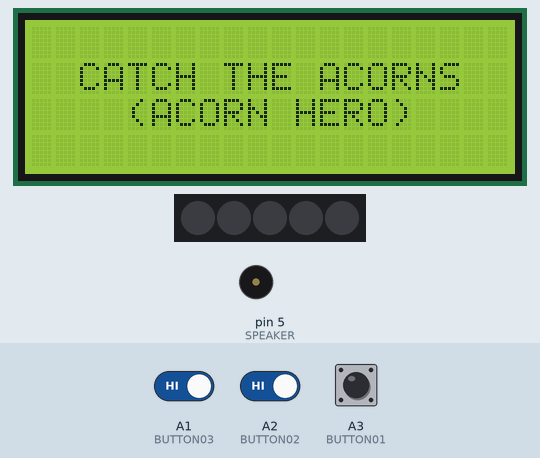
Simulated run of this sketch. Board: Arduino Uno, built with avr-gcc and run on an emulated ATmega328P. Parts: 20×4 character LCD, 5 RGB LEDs in strip order, left to right, buzzer (waves = sounding). The test bench sets the inputs (shaded band); at power-on: A1 (BUTTON03) HIGH, A2 (BUTTON02) HIGH, A3 (BUTTON01) HIGH. Dim RGB values are drawn brighter than linear; random numbers use the default seed unless the sketch sets one.

Above: at 1.0 s.
At 4.2 s:
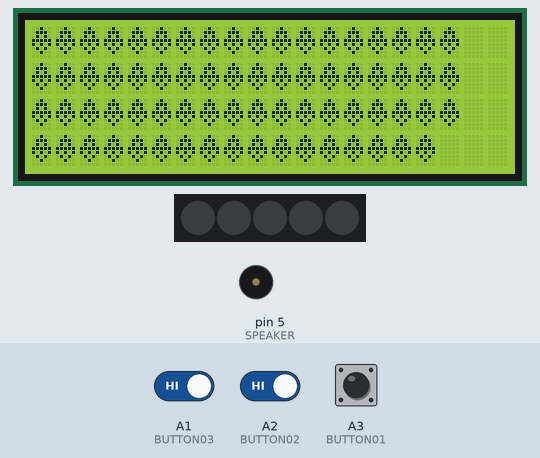
4.3 s: A1 (BUTTON03) driven LOW and A2 (BUTTON02) driven LOW
7.0 s: A1 (BUTTON03) driven HIGH
At 9.3 s:
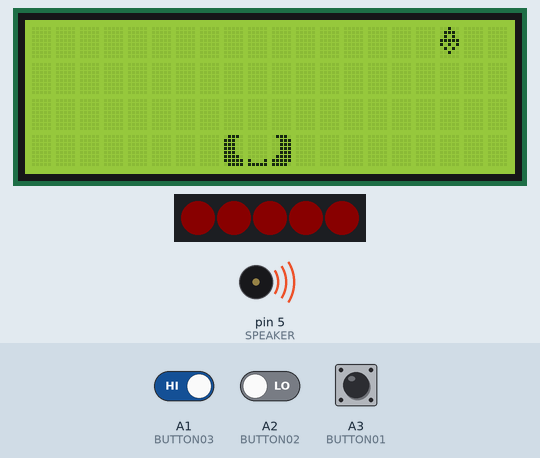
10.0 s: A2 (BUTTON02) driven HIGH
13.3 s: A3 (BUTTON01) pulled LOW for 1 s
At 15.8 s:
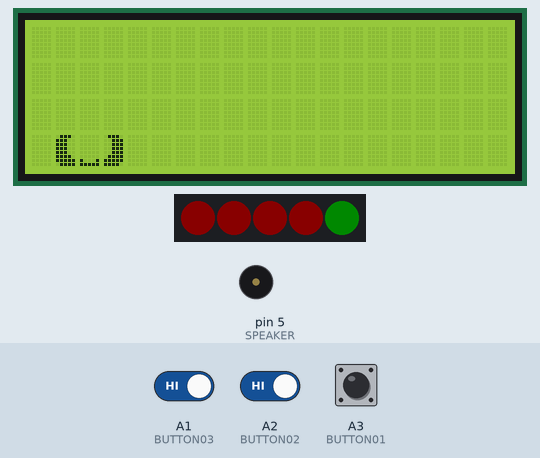
16.5 s: A1 (BUTTON03) driven LOW
At 19.9 s:
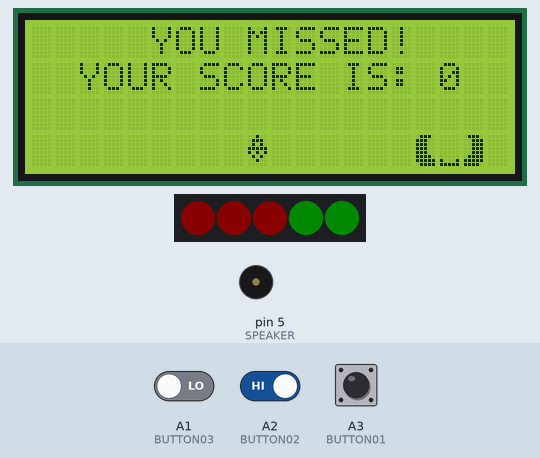
20.2 s: A2 (BUTTON02) driven LOW
At 22.54 s:
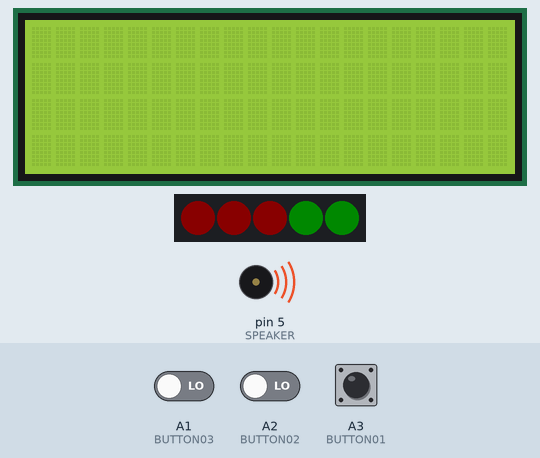
Timing chart, 0 to 28.0 s (numbered marks = the images above; inputs shaded):
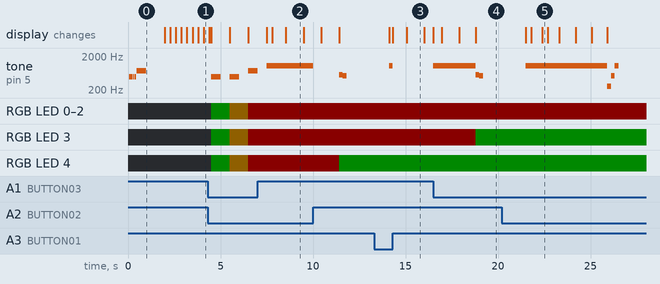

The sketch:

CatchTheAcorns.ino
```cpp
/*
   Catch the Acorns by Ben Lipsey www.varind.com 2016. This code is public domain, enjoy!
   https://github.com/varind/CatchTheAcorns

   Uses an Arduino, a 16x2 LCD, 3 buttons, 5 NeoPixels, and a piezo
*/
#include <EEPROM.h>
#include "pitches.h"
#include <LiquidCrystal.h>
LiquidCrystal lcd(4,5,6,7,8,9);

#define POTPIN A0
#define BUTTON01 A3
#define BUTTON02 A2
#define BUTTON03 A1
#define SPEAKER 5
#define LEDPIN 12
#define LEDCOUNT 5
#include <Adafruit_NeoPixel.h>
Adafruit_NeoPixel strip = Adafruit_NeoPixel(LEDCOUNT, LEDPIN, NEO_GRB + NEO_KHZ800);

long timer = 0;
byte x, lastX, basket, basketX, randNumber, randomCheck;
int y;
bool gameInit = false, cleared = false, createBasket = false;
byte score = 0, hScore = 0, miss = 0;
bool quiet = false;
int startSpeed, speedStep, speedStep2;


byte basketL[8] =
{
  B01110,
  B11100,
  B11100,
  B11100,
  B11100,
  B11110,
  B11111,
  B01111
};
byte basketM[8] =
{
  B00000,
  B00000,
  B00000,
  B00000,
  B00000,
  B00000,
  B10001,
  B11111
};
byte basketR[8] =
{
  B01110,
  B00111,
  B00111,
  B00111,
  B00111,
  B01111,
  B11111,
  B11110
};
byte apple[8] =
{
  B00100,
  B01110,
  B01010,
  B11111,
  B10101,
  B01010,
  B00100,
  B00000
};
byte appleB[8] =
{
  B00100,
  B01110,
  B01010,
  B11111,
  B10101,
  B01010,
  B10101,
  B11111
};

void setup() {
  Serial.begin(9600);
  lcd.begin(20, 4);
  pinMode(BUTTON01, INPUT);
  digitalWrite(BUTTON01, HIGH);
  pinMode(BUTTON02, INPUT);
  digitalWrite(BUTTON02, HIGH);
  pinMode(BUTTON03, INPUT);
  digitalWrite(BUTTON03, HIGH);
  randomSeed(analogRead(4));
  strip.begin();
  for (int q = 0; q < LEDCOUNT; q++) {
    strip.setPixelColor(q, 0, 0, 0);
  }
  strip.show();
  lcd.createChar(1, basketL);
  lcd.createChar(2, basketM);
  lcd.createChar(3, basketR);
  lcd.createChar(4, apple);
  lcd.createChar(5, appleB);
}


void loop() {
  game();
}


void game() {
  if (!gameInit) {
    newGame();
  }
  getInput();
  drawBaskets();
  acornDrop();
}

void newGame() {
  for (int q = 0; q < LEDCOUNT; q++) {
    strip.setPixelColor(q, 0, 0, 0);
  }
  strip.show();
  lcd.clear();
  newX();
  y = -1; basket = 1; basketX = 9; score = 0; miss = 0; startSpeed = 1000; speedStep = 10; speedStep2 = 2;
  gameInit = true;
  lcd.setCursor(2, 1);
  lcd.print("CATCH THE ACORNS");
  lcd.setCursor(2, 2);
  lcd.print("  (ACORN HERO)");
  if (digitalRead(BUTTON01) == LOW && digitalRead(BUTTON02) == LOW && digitalRead(BUTTON03) == LOW) {
    EEPROM.put(0, 0);
    lcd.setCursor(2, 3);
    lcd.print("HIGH SCORE RESET");
  }
  playIntro();
  for (int i = 0; i < 20; i++) {
    for (int j = 0; j < 4; j++) {
      lcd.setCursor(i, j);
      lcd.write(4);
      delay(30);
    }
  }
  lcd.clear();
  delay(100);
  lcd.setCursor(4, 1);
  lcd.print("READY ");
  for (int q = 0; q < LEDCOUNT; q++) {
    strip.setPixelColor(q, 0, 10, 0);
  }
  strip.show();
  if (!quiet) tone(SPEAKER, NOTE_B4, 500);
  delay(1000);
  lcd.print("SET ");
  for (int q = 0; q < LEDCOUNT; q++) {
    strip.setPixelColor(q, 15, 10, 0);
  }
  strip.show();
  if (!quiet) tone(SPEAKER, NOTE_B4, 500);
  delay(1000);
  lcd.print("GO!");

  for (int q = 0; q < LEDCOUNT; q++) {
    strip.setPixelColor(q, 10, 0, 0);
  }
  strip.show();
  if (!quiet) tone(SPEAKER, NOTE_FS5, 500);
  delay(1000);
  lcd.clear();
}

void getInput() {
  if (digitalRead(BUTTON01) == LOW) {
    basket = 0;
    basketX = 2;
    cleared = false;
    createBasket = false;
    playButton();
  }
  if (digitalRead(BUTTON02) == LOW) {
    basket = 1;
    basketX = 9;
    cleared = false;
    createBasket = false;
    playButton();
  }
  if (digitalRead(BUTTON03) == LOW) {
    basket = 2;
    basketX = 17;
    cleared = false;
    createBasket = false;
    playButton();
  }
}

void drawBaskets() {
  if (basket == 0) {
    clearBaskets();
    if (!createBasket) {
      lcd.setCursor(1, 3);
      lcd.write(1); lcd.write(2); lcd.write(3);
      createBasket = true;
    }
  }
  if (basket == 1) {
    clearBaskets();
    if (!createBasket) {
      lcd.setCursor(8, 3);
      lcd.write(1); lcd.write(2); lcd.write(3);
      createBasket = true;
    }
  }
  if (basket == 2) {
    clearBaskets();
    if (!createBasket) {
      lcd.setCursor(16, 3);
      lcd.write(1); lcd.write(2); lcd.write(3);
      createBasket = true;
    }
  }
}

void acornDrop(){

  if (timer + startSpeed < millis()) {
    startSpeed = startSpeed - speedStep;
    if (startSpeed < 100) startSpeed = 100;
    if (startSpeed < 500) speedStep = speedStep2;
    if (y == 1 || y == 2 || y == 3) {
      lcd.setCursor(x, y - 1);
      lcd.write(254);
    }
    if (y == -1 || y == 0) {
      lcd.setCursor(x, 3);
      lcd.write(254);
      cleared = false;
      clearBaskets();
      createBasket = false;
    }
    if (y >= 0) {
      lcd.setCursor(x, y);
      lcd.write(4);
    }
    if (x != basketX && y == 3) {
      miss++;
      for (int q = 0; q < miss; q++) {
        strip.setPixelColor(4 - q, 0, 10, 0);
      }
      strip.show();

      lcd.setCursor(5, 0);
      lcd.print("YOU MISSED!");
      lcd.setCursor(2, 1);
      lcd.print("YOUR SCORE IS: ");
      lcd.print(score);
      playMiss();
      if (miss >= 5) {
        highScore();
        lcd.clear();
        lcd.setCursor(3, 1);
        lcd.print("- GAME OVER -");
        lcd.setCursor(3, 2);
        lcd.print("FINAL SCORE: ");
        lcd.print(score);
        lcd.setCursor(3, 3);
        lcd.print(" HIGH SCORE: ");
        lcd.print(hScore);
        playLost();
        gameInit = false;
      }
      delay(1000);
    }

    if (x == basketX && y == 3) {
      score++;
      lcd.setCursor(x, y);
      lcd.write(5);
      lcd.setCursor(5, 0);
      lcd.print("GOOD CATCH!");
      lcd.setCursor(2, 1);
      lcd.print("YOUR SCORE IS: ");
      lcd.print(score);
      playCatch();
      delay(1000);
    }

    if (y == 3) {
      newX();
      lcd.setCursor(0, 0);
      lcd.print("                    ");
      lcd.setCursor(0, 1);
      lcd.print("                    ");
    }
    if (randomCheck >= 2)newX();
    y++;
    if (y > 3) y = -1;
    timer = millis();
  }
}

void newX() {
  randNumber = random(3);
  lastX = x;
  if (randNumber == 0) x = 2;
  if (randNumber == 1) x = 9;
  if (randNumber == 2) x = 17;
  if (lastX == x) {
    randomCheck++;
  } else {
    randomCheck = 0;
  }
}

void highScore() {
  EEPROM.get(0, hScore);
  if (hScore < score) {
    EEPROM.update(0, score);
    hScore = score;
  }
}

void clearBaskets() {
  if (!cleared) {
    lcd.setCursor(1, 3);
    lcd.write(254); lcd.write(254); lcd.write(254);
    lcd.setCursor(8, 3);
    lcd.write(254); lcd.write(254); lcd.write(254);
    lcd.setCursor(16, 3);
    lcd.write(254); lcd.write(254); lcd.write(254);
    cleared = true;
  }
}

void playButton() {
  if (!quiet)  tone(SPEAKER, NOTE_C6, 20);
}

void playCatch() {
  if (!quiet) tone(SPEAKER, NOTE_C4, 200);
  delay(200);
  if (!quiet) tone(SPEAKER, NOTE_C5, 200);
  delay(200);
  if (!quiet) tone(SPEAKER, NOTE_C6, 200);
  delay(1500);
}

void playMiss() {
  if (!quiet) tone(SPEAKER, NOTE_CS5, 200);
  delay(200);
  if (!quiet) tone(SPEAKER, NOTE_C5, 200);
  delay(1500);
}

void playIntro() {
  if (!quiet) tone(SPEAKER, NOTE_B4, 175);
  delay(200);
  if (!quiet) tone(SPEAKER, NOTE_B4, 75);
  delay(100);
  if (!quiet) tone(SPEAKER, NOTE_B4, 75);
  delay(100);
  if (!quiet) tone(SPEAKER, NOTE_FS5, 500);
  delay(1500);
}

void playLost() {
  if (!quiet) tone(SPEAKER, NOTE_DS5, 150);
  delay(150);
  if (!quiet) tone(SPEAKER, NOTE_CS5, 150);
  delay(150);
  if (!quiet) tone(SPEAKER, NOTE_B4, 150);
  delay(150);
  if (!quiet) tone(SPEAKER, NOTE_A4, 500);
  delay(500);
  if (!quiet) tone(SPEAKER, NOTE_C5, 150);
  delay(150);
  if (!quiet) tone(SPEAKER, NOTE_AS4, 150);
  delay(150);
  if (!quiet) tone(SPEAKER, NOTE_A4, 150);
  delay(150);
  if (!quiet) tone(SPEAKER, NOTE_G4, 500);
  delay(3000);
}
```

pitches.h
```cpp
/*************************************************
 * Public Constants
 *************************************************/

#define NOTE_B0  31
#define NOTE_C1  33
#define NOTE_CS1 35
#define NOTE_D1  37
#define NOTE_DS1 39
#define NOTE_E1  41
#define NOTE_F1  44
#define NOTE_FS1 46
#define NOTE_G1  49
#define NOTE_GS1 52
#define NOTE_A1  55
#define NOTE_AS1 58
#define NOTE_B1  62
#define NOTE_C2  65
#define NOTE_CS2 69
#define NOTE_D2  73
#define NOTE_DS2 78
#define NOTE_E2  82
#define NOTE_F2  87
#define NOTE_FS2 93
#define NOTE_G2  98
#define NOTE_GS2 104
#define NOTE_A2  110
#define NOTE_AS2 117
#define NOTE_B2  123
#define NOTE_C3  131
#define NOTE_CS3 139
#define NOTE_D3  147
#define NOTE_DS3 156
#define NOTE_E3  165
#define NOTE_F3  175
#define NOTE_FS3 185
#define NOTE_G3  196
#define NOTE_GS3 208
#define NOTE_A3  220
#define NOTE_AS3 233
#define NOTE_B3  247
#define NOTE_C4  262
#define NOTE_CS4 277
#define NOTE_D4  294
#define NOTE_DS4 311
#define NOTE_E4  330
#define NOTE_F4  349
#define NOTE_FS4 370
#define NOTE_G4  392
#define NOTE_GS4 415
#define NOTE_A4  440
#define NOTE_AS4 466
#define NOTE_B4  494
#define NOTE_C5  523
#define NOTE_CS5 554
#define NOTE_D5  587
#define NOTE_DS5 622
#define NOTE_E5  659
#define NOTE_F5  698
#define NOTE_FS5 740
#define NOTE_G5  784
#define NOTE_GS5 831
#define NOTE_A5  880
#define NOTE_AS5 932
#define NOTE_B5  988
#define NOTE_C6  1047
#define NOTE_CS6 1109
#define NOTE_D6  1175
#define NOTE_DS6 1245
#define NOTE_E6  1319
#define NOTE_F6  1397
#define NOTE_FS6 1480
#define NOTE_G6  1568
#define NOTE_GS6 1661
#define NOTE_A6  1760
#define NOTE_AS6 1865
#define NOTE_B6  1976
#define NOTE_C7  2093
#define NOTE_CS7 2217
#define NOTE_D7  2349
#define NOTE_DS7 2489
#define NOTE_E7  2637
#define NOTE_F7  2794
#define NOTE_FS7 2960
#define NOTE_G7  3136
#define NOTE_GS7 3322
#define NOTE_A7  3520
#define NOTE_AS7 3729
#define NOTE_B7  3951
#define NOTE_C8  4186
#define NOTE_CS8 4435
#define NOTE_D8  4699
#define NOTE_DS8 4978
```

Measured:
- after the input at 13.3 s, tone on pin 5 (SPEAKER): silent → 1047 Hz after 0.82 s, → silent 0.19 s later
- by itself, tone on pin 5 (SPEAKER): plays 494 Hz for 0.18 s, 494 Hz for 0.08 s, 494 Hz for 0.08 s, 740 Hz for 0.50 s
- what the display in image 2 shows lasts 1.0 s, from 8.5 s to 9.5 s
- what the display in image 3 shows lasts 0.9 s, from 15.1 s to 16.0 s
